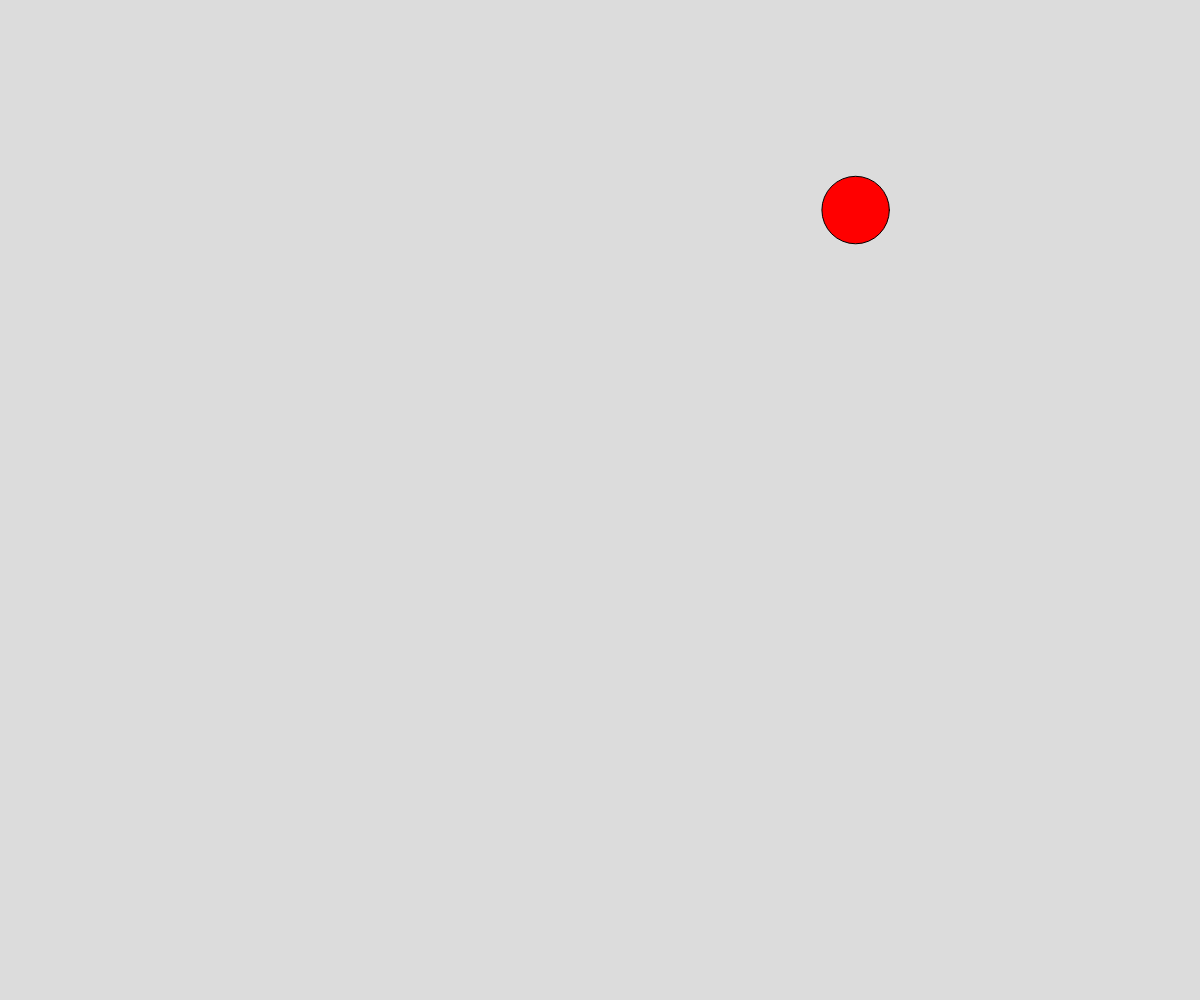
Frame 1 (no input)
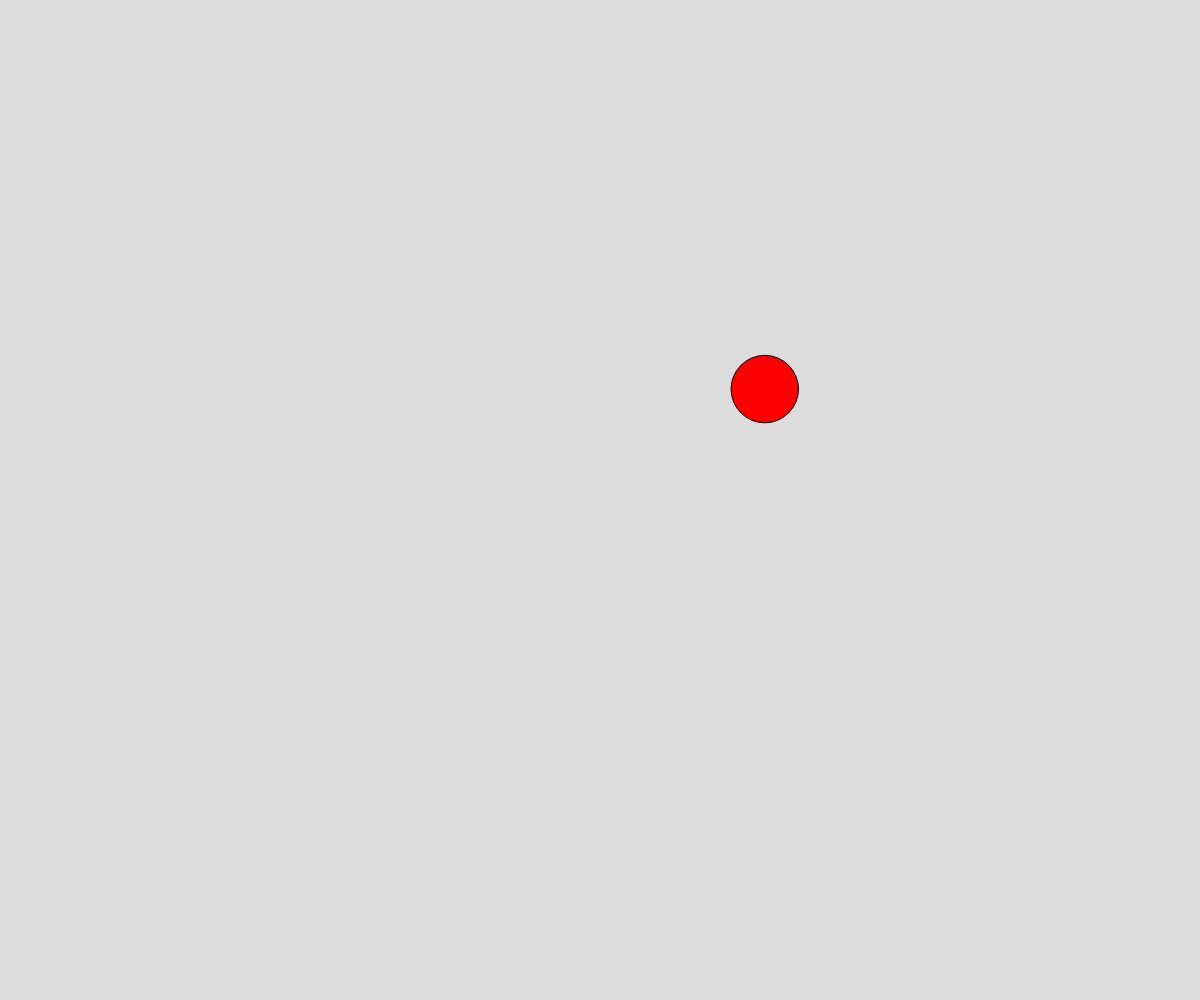
Frame 60 (no input)
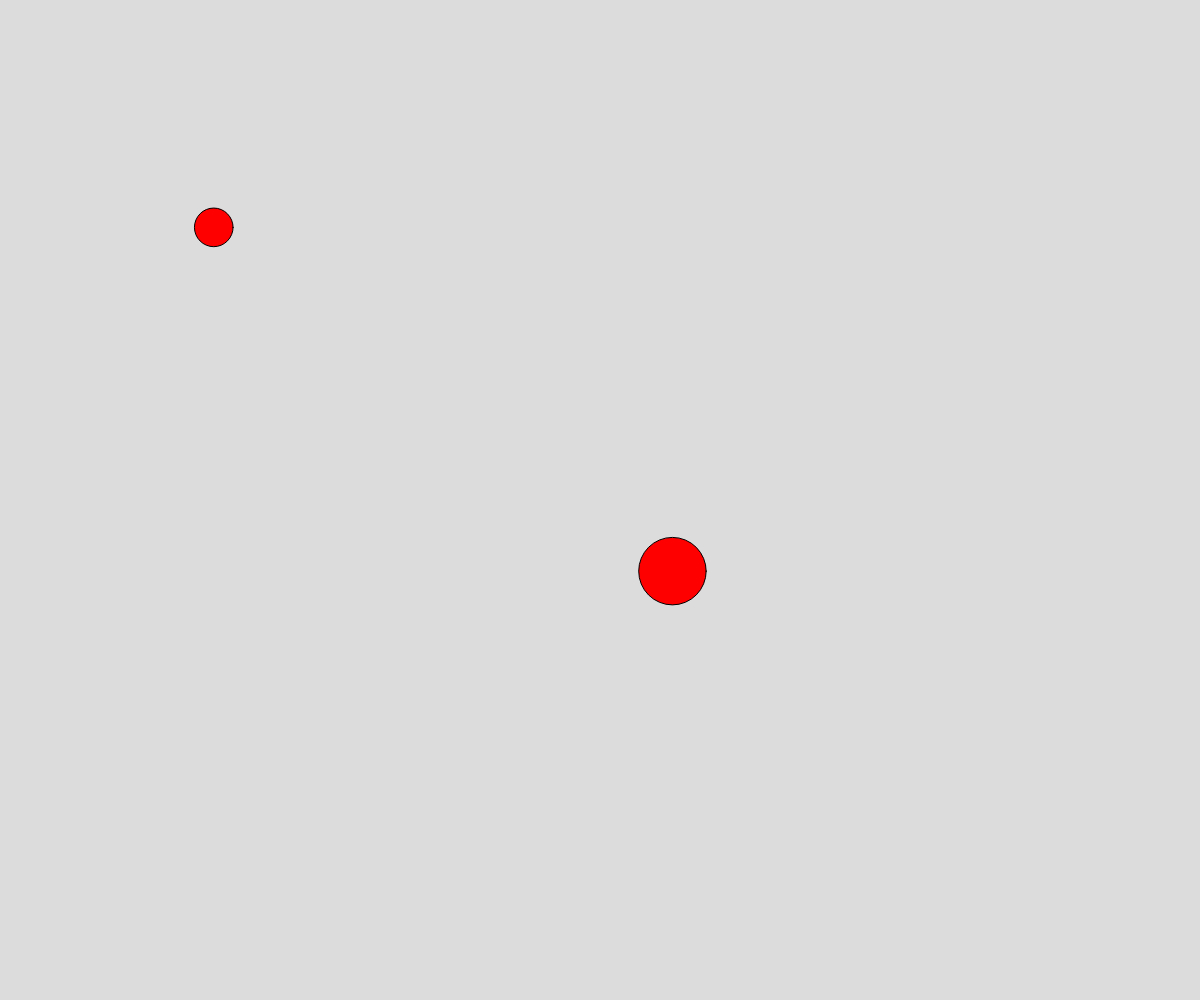
Frame 120 (the mouse pressed at the canvas centre since frame 60)

The p5.js sketch that drew these frames (run headless with seeded random() and noise() and a simulated clock; from frame 60 on, the mouse is pressed at the canvas centre):

// p5.js sketch
// ── sketch.js
// Bouncing Ball Object Demo

let ballArray = [];

function setup() {
  createCanvas(windowWidth, windowHeight);
  spawnBall();
}

function draw() {
  background(220);

  for (let ball of ballArray) {
    //move ball
    ball.x += ball.dx;
    ball.y += ball.dy;

    //display ball
    fill("red");
    circle(ball.x, ball.y, ball.radius * 2);

    if (ball.x > windowWidth) {
      ball.x -= windowWidth;
    }
    else if (ball.x < 0){
      ball.x += windowWidth;
    }
    else if (ball.y > windowHeight){
      ball.y -= windowHeight;
    }
    else if (ball.y < 0){
      ball.y += windowHeight;
    }
  }
}


function mousePressed() {
  spawnBall();
}

function spawnBall() {
  let someBall = {
    x: random(width),
    y: random(height),
    radius: random(15, 40),
    dx: random(-5, 5),
    dy: random(-5, 5)
  };
  ballArray.push(someBall);
}
